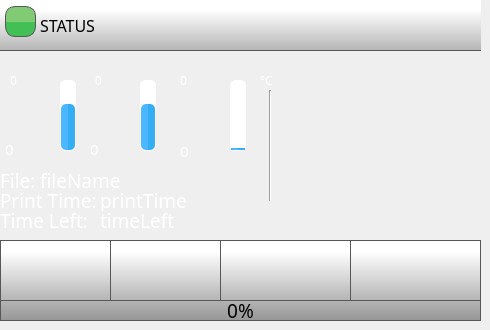
    <widget class="QWidget" name="homePage">
     <widget class="QPushButton" name="playPauseButton">
      <property name="geometry">
       <rect>
        <x>220</x>
        <y>240</y>
        <width>131</width>
        <height>61</height>
       </rect>
      </property>
      <property name="minimumSize">
       <size>
        <width>0</width>
        <height>0</height>
       </size>
      </property>
      <property name="font">
       <font>
        <family>Roboto</family>
       </font>
      </property>
      <property name="styleSheet">
       <string notr="true">QPushButton {
    border: 1px solid rgb(87, 87, 87);
	background-color: qlineargradient(spread:pad, x1:0, y1:1, x2:0, y2:0.188, stop:0 rgba(180, 180, 180, 255), stop:1 rgba(255, 255, 255, 255));
    
}

QPushButton:pressed {

    background-color: qlineargradient(x1: 0, y1: 0, x2: 0, y2: 1,
                                      stop: 0 #dadbde, stop: 1 #f6f7fa);
}

QPushButton:flat {
    border: none; /* no border for a flat push button */
}

QPushButton:default {
    border-color: navy; /* make the default button prominent */
}

QPushButton:focus {
	outline: none;
}</string>
      </property>
      <property name="text">
       <string/>
      </property>
      <property name="icon">
       <iconset>
        <normaloff>templates/img/play-button.png</normaloff>
        <normalon>templates/img/pause-button.png</normalon>templates/img/play-button.png</iconset>
      </property>
      <property name="iconSize">
       <size>
        <width>30</width>
        <height>30</height>
       </size>
      </property>
      <property name="checkable">
       <bool>true</bool>
      </property>
      <property name="checked">
       <bool>false</bool>
      </property>
      <property name="autoDefault">
       <bool>false</bool>
      </property>
      <property name="default">
       <bool>false</bool>
      </property>
      <property name="flat">
       <bool>false</bool>
      </property>
     </widget>
     <widget class="QPushButton" name="stopButton">
      <property name="geometry">
       <rect>
        <x>350</x>
        <y>240</y>
        <width>131</width>
        <height>61</height>
       </rect>
      </property>
      <property name="minimumSize">
       <size>
        <width>0</width>
        <height>0</height>
       </size>
      </property>
      <property name="font">
       <font>
        <family>Roboto</family>
       </font>
      </property>
      <property name="styleSheet">
       <string notr="true">QPushButton {
    border: 1px solid rgb(87, 87, 87);

	background-color: qlineargradient(spread:pad, x1:0, y1:1, x2:0, y2:0.188, stop:0 rgba(180, 180, 180, 255), stop:1 rgba(255, 255, 255, 255));
}

QPushButton:pressed {
    background-color: qlineargradient(x1: 0, y1: 0, x2: 0, y2: 1,
                                      stop: 0 #dadbde, stop: 1 #f6f7fa);
}

QPushButton:flat {
    border: none; /* no border for a flat push button */
}

QPushButton:default {
    border-color: navy; /* make the default button prominent */
}

QPushButton:focus {
	outline: none;
}</string>
      </property>
      <property name="text">
       <string/>
      </property>
      <property name="icon">
       <iconset>
        <normaloff>templates/img/video-player-stop-button.png</normaloff>templates/img/video-player-stop-button.png</iconset>
      </property>
      <property name="iconSize">
       <size>
        <width>25</width>
        <height>25</height>
       </size>
      </property>
     </widget>
     <widget class="Line" name="line">
      <property name="geometry">
       <rect>
        <x>260</x>
        <y>90</y>
        <width>20</width>
        <height>111</height>
       </rect>
      </property>
      <property name="orientation">
       <enum>Qt::Vertical</enum>
      </property>
     </widget>
     <widget class="QLabel" name="tool0Label">
      <property name="geometry">
       <rect>
        <x>10</x>
        <y>98</y>
        <width>31</width>
        <height>31</height>
       </rect>
      </property>
      <property name="font">
       <font>
        <family>Gotham Medium</family>
        <pointsize>14</pointsize>
        <weight>50</weight>
        <bold>false</bold>
        <underline>false</underline>
        <strikeout>false</strikeout>
       </font>
      </property>
      <property name="styleSheet">
       <string notr="true">
   color:  white;</string>
      </property>
      <property name="text">
       <string/>
      </property>
      <property name="pixmap">
       <pixmap>templates/img/Nozzle.png</pixmap>
      </property>
      <property name="scaledContents">
       <bool>true</bool>
      </property>
     </widget>
     <widget class="QLabel" name="FileNameLabel">
      <property name="geometry">
       <rect>
        <x>0</x>
        <y>170</y>
        <width>70</width>
        <height>21</height>
       </rect>
      </property>
      <property name="font">
       <font>
        <family>Gotham Light</family>
        <pointsize>14</pointsize>
        <weight>50</weight>
        <bold>false</bold>
       </font>
      </property>
      <property name="styleSheet">
       <string notr="true">color: rgb(255, 255, 255);</string>
      </property>
      <property name="text">
       <string>File:</string>
      </property>
     </widget>
     <widget class="QLabel" name="printTimeLabel">
      <property name="geometry">
       <rect>
        <x>0</x>
        <y>190</y>
        <width>111</width>
        <height>21</height>
       </rect>
      </property>
      <property name="font">
       <font>
        <family>Gotham Light</family>
        <pointsize>14</pointsize>
        <weight>50</weight>
        <bold>false</bold>
       </font>
      </property>
      <property name="styleSheet">
       <string notr="true">color: rgb(255, 255, 255);</string>
      </property>
      <property name="text">
       <string>Print Time:</string>
      </property>
     </widget>
     <widget class="QLabel" name="fileName">
      <property name="geometry">
       <rect>
        <x>40</x>
        <y>170</y>
        <width>211</width>
        <height>21</height>
       </rect>
      </property>
      <property name="font">
       <font>
        <family>Gotham Medium</family>
        <pointsize>14</pointsize>
       </font>
      </property>
      <property name="styleSheet">
       <string notr="true">color: rgb(255, 255, 255);
background-color: rgba(255, 255, 255, 0);</string>
      </property>
      <property name="text">
       <string>fileName</string>
      </property>
      <property name="scaledContents">
       <bool>true</bool>
      </property>
      <property name="wordWrap">
       <bool>false</bool>
      </property>
     </widget>
     <widget class="QLabel" name="printTime">
      <property name="geometry">
       <rect>
        <x>100</x>
        <y>190</y>
        <width>181</width>
        <height>21</height>
       </rect>
      </property>
      <property name="font">
       <font>
        <family>Gotham Medium</family>
        <pointsize>14</pointsize>
       </font>
      </property>
      <property name="styleSheet">
       <string notr="true">color: rgb(255, 255, 255);
background-color: rgba(255, 255, 255, 0);</string>
      </property>
      <property name="text">
       <string>printTime</string>
      </property>
     </widget>
     <widget class="QLabel" name="timeLeftLabel">
      <property name="geometry">
       <rect>
        <x>0</x>
        <y>210</y>
        <width>181</width>
        <height>21</height>
       </rect>
      </property>
      <property name="font">
       <font>
        <family>Gotham Light</family>
        <pointsize>14</pointsize>
        <weight>50</weight>
        <bold>false</bold>
       </font>
      </property>
      <property name="styleSheet">
       <string notr="true">color: rgb(255, 255, 255);</string>
      </property>
      <property name="text">
       <string>Time Left:</string>
      </property>
     </widget>
     <widget class="QProgressBar" name="bedTempBar">
      <property name="geometry">
       <rect>
        <x>230</x>
        <y>80</y>
        <width>16</width>
        <height>71</height>
       </rect>
      </property>
      <property name="styleSheet">
       <string notr="true">QProgressBar::chunk {
    border-radius: 5px;
	background-color: qlineargradient(spread:pad, x1:0.517, y1:0, x2:0.522, y2:0, stop:0.0336134 rgba(74, 183, 255, 255), stop:1 rgba(53, 173, 242, 255));
}

QProgressBar {
    border: 1px solid white;
    border-radius: 5px;
}
</string>
      </property>
      <property name="maximum">
       <number>300</number>
      </property>
      <property name="value">
       <number>10</number>
      </property>
      <property name="alignment">
       <set>Qt::AlignCenter</set>
      </property>
      <property name="textVisible">
       <bool>false</bool>
      </property>
      <property name="orientation">
       <enum>Qt::Vertical</enum>
      </property>
      <property name="format">
       <string>%v</string>
      </property>
     </widget>
     <widget class="QLabel" name="bedLabel">
      <property name="geometry">
       <rect>
        <x>175</x>
        <y>95</y>
        <width>41</width>
        <height>41</height>
       </rect>
      </property>
      <property name="font">
       <font>
        <family>Gotham Medium</family>
        <pointsize>14</pointsize>
        <weight>50</weight>
        <bold>false</bold>
        <underline>false</underline>
        <strikeout>false</strikeout>
       </font>
      </property>
      <property name="styleSheet">
       <string notr="true">
   color:  white;
background-color: rgba(255, 255, 255, 0);</string>
      </property>
      <property name="text">
       <string/>
      </property>
      <property name="pixmap">
       <pixmap>templates/img/bed.png</pixmap>
      </property>
      <property name="scaledContents">
       <bool>true</bool>
      </property>
     </widget>
     <widget class="QLabel" name="tool0TargetTemperature">
      <property name="geometry">
       <rect>
        <x>10</x>
        <y>70</y>
        <width>70</width>
        <height>21</height>
       </rect>
      </property>
      <property name="font">
       <font>
        <family>Gotham Medium</family>
        <pointsize>9</pointsize>
        <weight>50</weight>
        <bold>false</bold>
        <underline>false</underline>
        <strikeout>false</strikeout>
       </font>
      </property>
      <property name="styleSheet">
       <string notr="true">
   color:  white;
background-color: rgba(255, 255, 255, 0);</string>
      </property>
      <property name="text">
       <string>0</string>
      </property>
     </widget>
     <widget class="QProgressBar" name="tool0TempBar">
      <property name="geometry">
       <rect>
        <x>60</x>
        <y>80</y>
        <width>16</width>
        <height>71</height>
       </rect>
      </property>
      <property name="styleSheet">
       <string notr="true">QProgressBar::chunk {
    border-radius: 5px;
	background-color: qlineargradient(spread:pad, x1:0.517, y1:0, x2:0.522, y2:0, stop:0.0336134 rgba(74, 183, 255, 255), stop:1 rgba(53, 173, 242, 255));
}

QProgressBar {
    border: 1px solid white;
    border-radius: 5px;
}
</string>
      </property>
      <property name="maximum">
       <number>300</number>
      </property>
      <property name="value">
       <number>200</number>
      </property>
      <property name="alignment">
       <set>Qt::AlignCenter</set>
      </property>
      <property name="textVisible">
       <bool>false</bool>
      </property>
      <property name="orientation">
       <enum>Qt::Vertical</enum>
      </property>
      <property name="format">
       <string>%v</string>
      </property>
     </widget>
     <widget class="QLabel" name="tool0ActualTemperature">
      <property name="geometry">
       <rect>
        <x>5</x>
        <y>140</y>
        <width>71</width>
        <height>18</height>
       </rect>
      </property>
      <property name="font">
       <font>
        <family>Gotham Medium</family>
        <pointsize>11</pointsize>
        <weight>50</weight>
        <bold>false</bold>
        <underline>false</underline>
        <strikeout>false</strikeout>
       </font>
      </property>
      <property name="styleSheet">
       <string notr="true">
   color:  white;
background-color: rgba(0, 0, 0, 0);</string>
      </property>
      <property name="text">
       <string>0</string>
      </property>
     </widget>
     <widget class="QLabel" name="bedActualTemperatute">
      <property name="geometry">
       <rect>
        <x>180</x>
        <y>140</y>
        <width>70</width>
        <height>21</height>
       </rect>
      </property>
      <property name="font">
       <font>
        <family>Gotham Medium</family>
        <pointsize>11</pointsize>
        <weight>50</weight>
        <bold>false</bold>
        <underline>false</underline>
        <strikeout>false</strikeout>
       </font>
      </property>
      <property name="styleSheet">
       <string notr="true">
   color:  white;
background-color: rgba(0, 0, 0, 0);</string>
      </property>
      <property name="text">
       <string>0</string>
      </property>
     </widget>
     <widget class="QLabel" name="bedTargetTemperature">
      <property name="geometry">
       <rect>
        <x>180</x>
        <y>70</y>
        <width>70</width>
        <height>21</height>
       </rect>
      </property>
      <property name="font">
       <font>
        <family>Gotham Medium</family>
        <pointsize>9</pointsize>
        <weight>50</weight>
        <bold>false</bold>
        <underline>false</underline>
        <strikeout>false</strikeout>
       </font>
      </property>
      <property name="styleSheet">
       <string notr="true">
   color:  white;
background-color: rgba(255, 255, 255, 0);</string>
      </property>
      <property name="text">
       <string>0</string>
      </property>
     </widget>
     <widget class="QPushButton" name="menuButton">
      <property name="geometry">
       <rect>
        <x>0</x>
        <y>240</y>
        <width>111</width>
        <height>61</height>
       </rect>
      </property>
      <property name="minimumSize">
       <size>
        <width>0</width>
        <height>0</height>
       </size>
      </property>
      <property name="font">
       <font>
        <family>Gotham Light</family>
        <pointsize>13</pointsize>
       </font>
      </property>
      <property name="styleSheet">
       <string notr="true">QPushButton {
     border: 1px solid rgb(87, 87, 87);
	background-color: qlineargradient(spread:pad, x1:0, y1:1, x2:0, y2:0.188, stop:0 rgba(180, 180, 180, 255), stop:1 rgba(255, 255, 255, 255));
    

}

QPushButton:pressed {

    background-color: qlineargradient(x1: 0, y1: 0, x2: 0, y2: 1,
                                      stop: 0 #dadbde, stop: 1 #f6f7fa);
}

QPushButton:flat {
    border: none; /* no border for a flat push button */
}

QPushButton:default {
    border-color: navy; /* make the default button prominent */
}

QPushButton:focus {
	outline: none;
}</string>
      </property>
      <property name="text">
       <string/>
      </property>
      <property name="icon">
       <iconset>
        <normaloff>templates/img/menu.png</normaloff>templates/img/menu.png</iconset>
      </property>
      <property name="iconSize">
       <size>
        <width>40</width>
        <height>40</height>
       </size>
      </property>
      <property name="checkable">
       <bool>false</bool>
      </property>
      <property name="autoDefault">
       <bool>false</bool>
      </property>
      <property name="default">
       <bool>false</bool>
      </property>
      <property name="flat">
       <bool>false</bool>
      </property>
     </widget>
     <widget class="QProgressBar" name="printProgressBar">
      <property name="geometry">
       <rect>
        <x>0</x>
        <y>300</y>
        <width>481</width>
        <height>21</height>
       </rect>
      </property>
      <property name="font">
       <font>
        <family>Gotham</family>
        <pointsize>14</pointsize>
        <weight>50</weight>
        <italic>false</italic>
        <bold>false</bold>
        <stylestrategy>PreferAntialias</stylestrategy>
       </font>
      </property>
      <property name="styleSheet">
       <string notr="true">QProgressBar::chunk {

	background-color: qlineargradient(spread:pad, x1:0, y1:0.523, x2:0, y2:0.534, stop:0 rgba(130, 203, 117, 255), stop:1 rgba(66, 191, 85, 255));
border: 1px solid green;
}

QProgressBar {
    border: 1px solid rgb(87, 87, 87);
 /*  border-bottom-left-radius: 10px;
 border-bottom-right-radius: 10px;*/
	background-color: qlineargradient(spread:pad, x1:0, y1:1, x2:0, y2:0, stop:0 rgba(150, 150, 150, 255), stop:1 rgba(180, 180, 180, 255));
}
</string>
      </property>
      <property name="maximum">
       <number>100</number>
      </property>
      <property name="value">
       <number>0</number>
      </property>
      <property name="alignment">
       <set>Qt::AlignCenter</set>
      </property>
      <property name="textVisible">
       <bool>true</bool>
      </property>
      <property name="orientation">
       <enum>Qt::Horizontal</enum>
      </property>
      <property name="format">
       <string>%p%</string>
      </property>
     </widget>
     <widget class="QLabel" name="timeLeft">
      <property name="geometry">
       <rect>
        <x>100</x>
        <y>210</y>
        <width>181</width>
        <height>21</height>
       </rect>
      </property>
      <property name="font">
       <font>
        <family>Gotham Medium</family>
        <pointsize>14</pointsize>
       </font>
      </property>
      <property name="styleSheet">
       <string notr="true">color: rgb(255, 255, 255);
background-color: rgba(255, 255, 255, 0);</string>
      </property>
      <property name="text">
       <string>timeLeft</string>
      </property>
      <property name="wordWrap">
       <bool>false</bool>
      </property>
     </widget>
     <widget class="QLabel" name="printerStatus">
      <property name="geometry">
       <rect>
        <x>40</x>
        <y>0</y>
        <width>441</width>
        <height>51</height>
       </rect>
      </property>
      <property name="font">
       <font>
        <family>Gotham</family>
        <pointsize>12</pointsize>
        <weight>50</weight>
        <bold>false</bold>
        <underline>false</underline>
        <strikeout>false</strikeout>
       </font>
      </property>
      <property name="styleSheet">
       <string notr="true">
background-color: rgba(255, 255, 255, 0);</string>
      </property>
      <property name="text">
       <string>STATUS</string>
      </property>
      <property name="scaledContents">
       <bool>true</bool>
      </property>
      <property name="alignment">
       <set>Qt::AlignLeading|Qt::AlignLeft|Qt::AlignVCenter</set>
      </property>
      <property name="wordWrap">
       <bool>true</bool>
      </property>
     </widget>
     <widget class="QPushButton" name="controlButton">
      <property name="geometry">
       <rect>
        <x>110</x>
        <y>240</y>
        <width>111</width>
        <height>61</height>
       </rect>
      </property>
      <property name="minimumSize">
       <size>
        <width>0</width>
        <height>0</height>
       </size>
      </property>
      <property name="font">
       <font>
        <family>Gotham Light</family>
        <pointsize>13</pointsize>
       </font>
      </property>
      <property name="styleSheet">
       <string notr="true">QPushButton {
     border: 1px solid rgb(87, 87, 87);

	background-color: qlineargradient(spread:pad, x1:0, y1:1, x2:0, y2:0.188, stop:0 rgba(180, 180, 180, 255), stop:1 rgba(255, 255, 255, 255));
}

QPushButton:pressed {
    background-color: qlineargradient(x1: 0, y1: 0, x2: 0, y2: 1,
                                      stop: 0 #dadbde, stop: 1 #f6f7fa);
}

QPushButton:flat {
    border: none; /* no border for a flat push button */
}

QPushButton:default {
    border-color: navy; /* make the default button prominent */
}

QPushButton:focus {
	outline: none;
}</string>
      </property>
      <property name="text">
       <string/>
      </property>
      <property name="icon">
       <iconset>
        <normaloff>templates/img/settings-1.png</normaloff>templates/img/settings-1.png</iconset>
      </property>
      <property name="iconSize">
       <size>
        <width>40</width>
        <height>40</height>
       </size>
      </property>
      <property name="checkable">
       <bool>false</bool>
      </property>
      <property name="autoDefault">
       <bool>false</bool>
      </property>
      <property name="default">
       <bool>false</bool>
      </property>
      <property name="flat">
       <bool>false</bool>
      </property>
     </widget>
     <widget class="QLabel" name="printerStatusColour">
      <property name="geometry">
       <rect>
        <x>5</x>
        <y>6</y>
        <width>31</width>
        <height>31</height>
       </rect>
      </property>
      <property name="font">
       <font>
        <family>Gotham</family>
        <pointsize>10</pointsize>
        <weight>50</weight>
        <bold>false</bold>
        <underline>false</underline>
        <strikeout>false</strikeout>
       </font>
      </property>
      <property name="styleSheet">
       <string notr="true">     border: 1px solid rgb(87, 87, 87);
	border-radius: 10px;
	background-color: qlineargradient(spread:pad, x1:0, y1:0.523, x2:0, y2:0.534, stop:0 rgba(130, 203, 117, 255), stop:1 rgba(66, 191, 85, 255));</string>
      </property>
      <property name="text">
       <string/>
      </property>
      <property name="alignment">
       <set>Qt::AlignCenter</set>
      </property>
     </widget>
     <widget class="QLabel" name="celciusLabel">
      <property name="geometry">
       <rect>
        <x>260</x>
        <y>70</y>
        <width>70</width>
        <height>21</height>
       </rect>
      </property>
      <property name="font">
       <font>
        <family>Gotham Medium</family>
        <pointsize>9</pointsize>
        <weight>50</weight>
        <bold>false</bold>
        <underline>false</underline>
        <strikeout>false</strikeout>
       </font>
      </property>
      <property name="styleSheet">
       <string notr="true">
   color:  white;
background-color: rgba(255, 255, 255, 0);</string>
      </property>
      <property name="text">
       <string>°C</string>
      </property>
     </widget>
     <widget class="QLabel" name="tool1TargetTemperature">
      <property name="geometry">
       <rect>
        <x>95</x>
        <y>70</y>
        <width>70</width>
        <height>21</height>
       </rect>
      </property>
      <property name="font">
       <font>
        <family>Gotham Medium</family>
        <pointsize>9</pointsize>
        <weight>50</weight>
        <bold>false</bold>
        <underline>false</underline>
        <strikeout>false</strikeout>
       </font>
      </property>
      <property name="styleSheet">
       <string notr="true">
   color:  white;
background-color: rgba(255, 255, 255, 0);</string>
      </property>
      <property name="text">
       <string>0</string>
      </property>
     </widget>
     <widget class="QLabel" name="tool1Label">
      <property name="geometry">
       <rect>
        <x>95</x>
        <y>98</y>
        <width>31</width>
        <height>31</height>
       </rect>
      </property>
      <property name="font">
       <font>
        <family>Gotham Medium</family>
        <pointsize>14</pointsize>
        <weight>50</weight>
        <bold>false</bold>
        <underline>false</underline>
        <strikeout>false</strikeout>
       </font>
      </property>
      <property name="styleSheet">
       <string notr="true">
   color:  white;</string>
      </property>
      <property name="text">
       <string/>
      </property>
      <property name="pixmap">
       <pixmap>templates/img/Nozzle.png</pixmap>
      </property>
      <property name="scaledContents">
       <bool>true</bool>
      </property>
     </widget>
     <widget class="QProgressBar" name="tool1TempBar">
      <property name="geometry">
       <rect>
        <x>140</x>
        <y>80</y>
        <width>16</width>
        <height>71</height>
       </rect>
      </property>
      <property name="styleSheet">
       <string notr="true">QProgressBar::chunk {
    border-radius: 5px;
	background-color: qlineargradient(spread:pad, x1:0.517, y1:0, x2:0.522, y2:0, stop:0.0336134 rgba(74, 183, 255, 255), stop:1 rgba(53, 173, 242, 255));
}

QProgressBar {
    border: 1px solid white;
    border-radius: 5px;
}
</string>
      </property>
      <property name="maximum">
       <number>300</number>
      </property>
      <property name="value">
       <number>200</number>
      </property>
      <property name="alignment">
       <set>Qt::AlignCenter</set>
      </property>
      <property name="textVisible">
       <bool>false</bool>
      </property>
      <property name="orientation">
       <enum>Qt::Vertical</enum>
      </property>
      <property name="format">
       <string>%v</string>
      </property>
     </widget>
     <widget class="QLabel" name="tool1ActualTemperature">
      <property name="geometry">
       <rect>
        <x>90</x>
        <y>140</y>
        <width>71</width>
        <height>18</height>
       </rect>
      </property>
      <property name="font">
       <font>
        <family>Gotham Medium</family>
        <pointsize>11</pointsize>
        <weight>50</weight>
        <bold>false</bold>
        <underline>false</underline>
        <strikeout>false</strikeout>
       </font>
      </property>
      <property name="styleSheet">
       <string notr="true">
   color:  white;
background-color: rgba(0, 0, 0, 0);</string>
      </property>
      <property name="text">
       <string>0</string>
      </property>
     </widget>
     <widget class="QLabel" name="statusBar">
      <property name="geometry">
       <rect>
        <x>0</x>
        <y>0</y>
        <width>481</width>
        <height>51</height>
       </rect>
      </property>
      <property name="font">
       <font>
        <family>Gotham Medium</family>
        <pointsize>14</pointsize>
       </font>
      </property>
      <property name="styleSheet">
       <string notr="true">     border-bottom: 1px solid rgb(87, 87, 87);
	background-color: qlineargradient(spread:pad, x1:0, y1:1, x2:0, y2:0.188, stop:0 rgba(180, 180, 180, 255), stop:1 rgba(255, 255, 255, 255));</string>
      </property>
      <property name="frameShape">
       <enum>QFrame::NoFrame</enum>
      </property>
      <property name="frameShadow">
       <enum>QFrame::Raised</enum>
      </property>
      <property name="text">
       <string/>
      </property>
     </widget>
     <widget class="QLabel" name="printPreviewMain">
      <property name="geometry">
       <rect>
        <x>270</x>
        <y>30</y>
        <width>210</width>
        <height>210</height>
       </rect>
      </property>
      <property name="styleSheet">
       <string notr="true">background-color: rgba(255, 255, 255, 0);</string>
      </property>
      <property name="text">
       <string/>
      </property>
      <property name="pixmap">
       <pixmap>templates/img/thumbnail.png</pixmap>
      </property>
      <property name="scaledContents">
       <bool>true</bool>
      </property>
     </widget>
     <zorder>line</zorder>
     <zorder>statusBar</zorder>
     <zorder>playPauseButton</zorder>
     <zorder>stopButton</zorder>
     <zorder>tool0Label</zorder>
     <zorder>FileNameLabel</zorder>
     <zorder>printTimeLabel</zorder>
     <zorder>fileName</zorder>
     <zorder>printTime</zorder>
     <zorder>timeLeftLabel</zorder>
     <zorder>bedTempBar</zorder>
     <zorder>bedLabel</zorder>
     <zorder>tool0TempBar</zorder>
     <zorder>tool0ActualTemperature</zorder>
     <zorder>tool0TargetTemperature</zorder>
     <zorder>bedActualTemperatute</zorder>
     <zorder>bedTargetTemperature</zorder>
     <zorder>menuButton</zorder>
     <zorder>timeLeft</zorder>
     <zorder>controlButton</zorder>
     <zorder>printProgressBar</zorder>
     <zorder>printerStatus</zorder>
     <zorder>printerStatusColour</zorder>
     <zorder>celciusLabel</zorder>
     <zorder>tool1TargetTemperature</zorder>
     <zorder>tool1Label</zorder>
     <zorder>tool1TempBar</zorder>
     <zorder>tool1ActualTemperature</zorder>
     <zorder>printPreviewMain</zorder>
    </widget>
